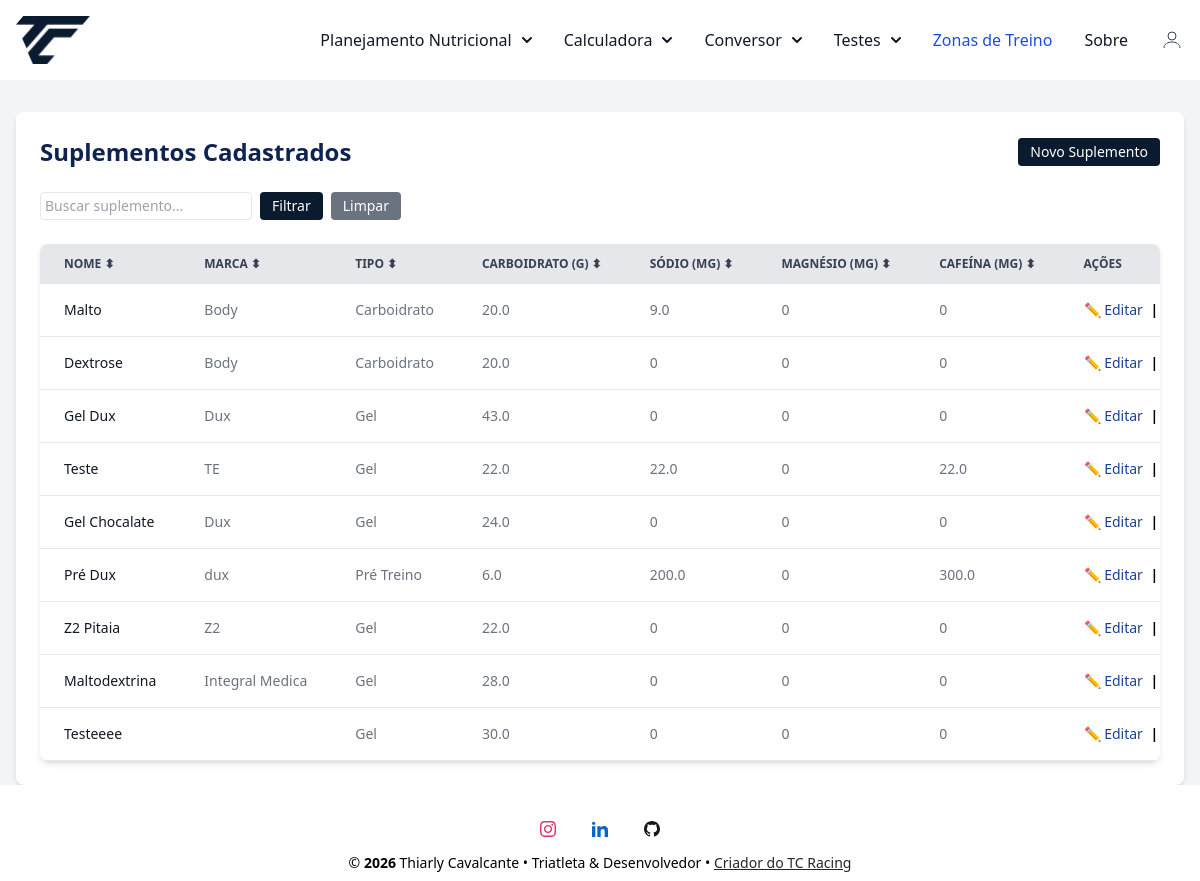
Page /suplementos (signed in) on the committed database.
### conversor/models.py (models this page shows, shortened)
class Suplemento(database.Model):
    __tablename__ = 'suplementos'
    id = database.Column(database.Integer, primary_key=True)
    user_id = database.Column(database.Integer, database.ForeignKey('user.id'), nullable=False)
    nome = database.Column(database.String(100), nullable=False)
    tipo = database.Column(database.String(50), nullable=False)
    marca = database.Column(database.String(50))
    gramas_por_porcao = database.Column(database.Float)
    descricao_porcao = database.Column(database.String(50))
    carbo = database.Column(database.Float)
    gordura_saturada = database.Column(database.Float)
    fibras_alimentares = database.Column(database.Float)
    sodio = database.Column(database.Float)
    magnesio = database.Column(database.Float)
    potassio = database.Column(database.Float)
    calcio = database.Column(database.Float)
    cloro = database.Column(database.Float)
    fosforo = database.Column(database.Float)
    zinco = database.Column(database.Float)
    cafeina = database.Column(database.Float)
    taurina = database.Column(database.Float)
    beta_alanina = database.Column(database.Float)
    citrulina = database.Column(database.Float)
    creatina = database.Column(database.Float)
    coq10 = database.Column(database.Float)
    carnitina = database.Column(database.Float)
    leucina = database.Column(database.Float)
    isoleucina = database.Column(database.Float)
    valina = database.Column(database.Float)
    arginina = database.Column(database.Float)
    niacina = database.Column(database.Float)
    vit_b1 = database.Column(database.Float)
    vit_b2 = database.Column(database.Float)
    vit_b3 = database.Column(database.Float)
    vit_b5 = database.Column(database.Float)
    vit_b6 = database.Column(database.Float)
    vit_b7 = database.Column(database.Float)
    vit_b9 = database.Column(database.Float)
    vit_b12 = database.Column(database.Float)
    vit_c = database.Column(database.Float)
    vit_e = database.Column(database.Float)
    vit_ferro = database.Column(database.Float)
    vit_d = database.Column(database.Float)
    acido_pantotenico = database.Column(database.Float)
    acido_folico = database.Column(database.Float)
    tirosina = database.Column(database.Float)
    colina = database.Column(database.Float)
    vitamina_d = database.Column(database.Float)
    acido_pantotenico = database.Column(database.Float)
    acido_folico = database.Column(database.Float)
    tirosina = database.Column(database.Float)
    comentario = database.Column(database.Text)  # campo livre para observações
    ingredientes = database.Column(database.Text)  # composição ou descrição dos ingredientes

### conversor/router.py (the view)
@app.route('/suplementos')
@login_required
def listar_suplementos():
    filtro = request.args.get('filtro', '')
    ordenar = request.args.get('ordenar', '')
    direcao = request.args.get('direcao', 'desc')
    query = Suplemento.query #Suplemento.query.filter_by(user_id=current_user.id)  # 👈 só do usuário logado
    if filtro:
        query = query.filter(
            Suplemento.nome.ilike(f'%{filtro}%') | Suplemento.tipo.ilike(f'%{filtro}%')
        )
    if ordenar == 'carbo':
        query = query.order_by(Suplemento.carbo.asc() if direcao == 'asc' else Suplemento.carbo.desc())
    elif ordenar == 'sodio':
        query = query.order_by(Suplemento.sodio.asc() if direcao == 'asc' else Suplemento.sodio.desc())
    suplementos = query.all()
    return render_template(
        'listar_suplementos.html',
        suplementos=suplementos,
        filtro=filtro,
        ordenar=ordenar,
        direcao=direcao
    )

### conversor/models.py (called while the page is built)
@login_manager.user_loader
def load_user(user_id):
    return User.query.get(int(user_id))

### conversor/templates/listar_suplementos.html (shortened to what this page needs)
{% extends "base.html" %}
{% block content %}
<div class="flex flex-col items-center justify-center mt-8 px-4">
    <div class="w-full max-w-8xl p-6 bg-white rounded-lg shadow-md">
        <div class="flex flex-col sm:flex-row justify-between items-center mb-6 gap-4">
            <h1 class="text-2xl font-bold title-nave">Suplementos Cadastrados</h1>
            <a href="{{ url_for('novo_suplemento') }}" class="btn-nave text-white px-3 py-1 text-sm rounded text-center">
                Novo Suplemento
            </a>
        </div>
        <form method="GET" class="flex flex-col sm:flex-row flex-wrap gap-2 mb-6 w-full">
          <input type="text" id="busca" placeholder="Buscar suplemento..." onkeyup="filtrarTabela()" class="border text-sm px-1 py-0.5 rounded w-full sm:w-auto">
            <button type="submit" class="btn-nave text-white px-3 py-1 text-sm rounded  w-full sm:w-auto">
                Filtrar
            </button>
            <a href="{{ url_for('listar_suplementos') }}" class="bg-gray-500 text-white px-3 py-1 text-sm rounded hover:bg-gray-700 w-full sm:w-auto text-center">
                Limpar
            </a>
        </form>
        {% if suplementos %}
        <div class="relative overflow-x-auto shadow-md sm:rounded-lg">
            <table class="w-full text-sm text-left rtl:text-right text-gray-500 dark:text-gray-400">
              <thead class="text-xs text-gray-700 uppercase bg-gray-200 dark:bg-gray-700 dark:text-gray-400">
                <tr>
                  <th scope="col" class="px-6 py-3 whitespace-nowrap truncate cursor-pointer" onclick="sortTable(0)">Nome ⬍</th>
                  <th scope="col" class="px-6 py-3 whitespace-nowrap truncate cursor-pointer" onclick="sortTable(1)">Marca ⬍</th>
                  <th scope="col" class="px-6 py-3 whitespace-nowrap truncate cursor-pointer" onclick="sortTable(2)">Tipo ⬍</th>
                  <th scope="col" class="px-6 py-3 whitespace-nowrap truncate cursor-pointer" onclick="sortTable(3, true)">Carboidrato (g) ⬍</th>
                  <th scope="col" class="px-6 py-3 whitespace-nowrap truncate cursor-pointer" onclick="sortTable(4, true)">Sódio (mg) ⬍</th>
                  <th scope="col" class="px-6 py-3 whitespace-nowrap truncate cursor-pointer" onclick="sortTable(5, true)">Magnésio (mg) ⬍</th>
                  <th scope="col" class="px-6 py-3 whitespace-nowrap truncate cursor-pointer" onclick="sortTable(6, true)">Cafeína (mg) ⬍</th>
                  <th scope="col" class="px-6 py-3 whitespace-nowrap truncate cursor-pointer">Ações</th>
                </tr>
              </thead>
                <tbody>
                    {% for suplemento in suplementos %}
                    <tr class="bg-white border-b dark:bg-gray-800 dark:border-gray-700 border-gray-200">
                        <th scope="row" class="px-6 py-4 font-medium text-gray-900 whitespace-nowrap dark:text-white whitespace-nowrap">{{ suplemento.nome }}</th>
                        <td class="px-6 py-4 whitespace-nowrap">{{ suplemento.marca }}</td>
                        <td class="px-6 py-4 whitespace-nowrap">{{ suplemento.tipo }}</td>
                        <td class="px-6 py-4 whitespace-nowrap">{{ suplemento.carbo or 0 }}</td>
                        <td class="px-6 py-4 whitespace-nowrap">{{ suplemento.sodio or 0 }}</td>
                        <td class="px-6 py-4 whitespace-nowrap">{{ suplemento.magnesio or 0 }}</td>
                        <td class="px-6 py-4 whitespace-nowrap">{{ suplemento.cafeina or 0 }}</td>
                        <td class="px-6 py-4 whitespace-nowrap">
                            <a href="{{ url_for('editar_suplemento', id=suplemento.id) }}" class="resumo-nave text-sm hover:underline">✏️ Editar</a>
                            <span class="mx-1">|</span>
                        </td>
                    </tr>
                    {% endfor %}
                </tbody>
            </table>
        </div>
        {% else %}
        <p class="text-center text-gray-500">Nenhum suplemento cadastrado ainda.</p>
        {% endif %}
    </div>
</div>
{% endblock %}

### conversor/templates/base.html (shortened to what this page needs)
<!DOCTYPE html>
<html lang="pt">
<head>
    <link rel="stylesheet" href="https://cdnjs.cloudflare.com/ajax/libs/font-awesome/6.5.0/css/all.min.css">
    <link href="https://cdn.jsdelivr.net/npm/tom-select@2.3.1/dist/css/tom-select.css" rel="stylesheet">
    <script src="https://cdn.tailwindcss.com"></script>
    <link rel="stylesheet" href="{{ url_for('static', filename='css/style.css') }}">
</head>
<body>
    {% include 'navbar.html' %}
    <div class="content">
    {% block content %}
    {% endblock %}
    </div>
<footer class="w-full bg-white text-center text-black">
    <div class="pt-9 w-full">
      <div class="mb-2 flex justify-center">
        <a href="https://www.instagram.com/thiarly_tc/" target="_blank" class="mr-9 text-neutral-800 dark:text-neutral-200" aria-label="Instagram">
        </a>
        <a href="https://www.linkedin.com/in/thiarly-cavalcante-b0aa6056/" target="_blank" class="mr-9 text-neutral-800 dark:text-neutral-200" aria-label="Linkedin">
        </a>
        <a href="https://github.com/thiarly" target="_blank" class="text-neutral-800 dark:text-neutral-200" aria-label="Github">
        </a>
      </div>
    </div>
<div class="w-full text-sm bg-white p-2 text-center text-black ">
  &copy; <span id="copyrightYear"></span> Thiarly Cavalcante • Triatleta & Desenvolvedor •
  <a
    class="text-neutral-800 dark:text-neutral-400 underline hover:text-blue-500"
    href="https://tccavalcante.com" target="_blank"
  >
    Criador do TC Racing
  </a>
</div>
  </footer>
</body>
</html>

### conversor/templates/navbar.html (shortened to what this page needs)
<!DOCTYPE html>
<html lang="en">
<head>
    <script src="https://cdn.tailwindcss.com"></script>
</head>
<body class="bg-gray-100">
<nav class="bg-white border-gray-200">
  <div class="max-w-screen-xl flex flex-wrap items-center justify-between mx-auto p-4">
    <a href="{{url_for('zonas')}}" class="flex items-center">
      <img src="{{ url_for('static', filename='image/logotc-navbar.png')}}" class="h-12 mr-3 " alt="Flowbite Logo" />
    </a>
    <div class="hidden w-full md:block md:w-auto" id="divNav">
      <ul class="flex flex-col font-medium p-4 md:p-0 mt-4 border border-gray-100 rounded-lg bg-gray-50 md:space-x-8 rtl:space-x-reverse md:flex-row md:mt-0 md:border-0 md:bg-white md">
        <li class="relative">
          <button id="dropdownNavbarLink4" data-dropdown-toggle="dropdownNavbar" class="flex items-center justify-between w-full py-2 px-3 text-gray-900 rounded hover:bg-gray-100 md:hover:bg-transparent md:border-0 md:hover:text-blue-700 md:p-0 md:w-auto ">Planejamento Nutricional <svg class="w-2.5 h-2.5 ms-2.5" aria-hidden="true" xmlns="http://www.w3.org/2000/svg" fill="none" viewBox="0 0 10 6">
    <path stroke="currentColor" stroke-linecap="round" stroke-linejoin="round" stroke-width="2" d="m1 1 4 4 4-4"/>
    </svg></button>
      </li>
        <li class="relative">
            <button id="dropdownNavbarLink1" data-dropdown-toggle="dropdownNavbar" class="flex items-center justify-between w-full py-2 px-3 text-gray-900 rounded hover:bg-gray-100 md:hover:bg-transparent md:border-0 md:hover:text-blue-700 md:p-0 md:w-auto ">Calculadora <svg class="w-2.5 h-2.5 ms-2.5" aria-hidden="true" xmlns="http://www.w3.org/2000/svg" fill="none" viewBox="0 0 10 6">
    <path stroke="currentColor" stroke-linecap="round" stroke-linejoin="round" stroke-width="2" d="m1 1 4 4 4-4"/>
  </svg></button>
        </li>
        <li class="relative">
          <button id="dropdownNavbarLink2" data-dropdown-toggle="dropdownNavbar" class="flex items-center justify-between w-full py-2 px-3 text-gray-900 rounded hover:bg-gray-100 md:hover:bg-transparent md:border-0 md:hover:text-blue-700 md:p-0 md:w-auto ">Conversor <svg class="w-2.5 h-2.5 ms-2.5" aria-hidden="true" xmlns="http://www.w3.org/2000/svg" fill="none" viewBox="0 0 10 6">
  <path stroke="currentColor" stroke-linecap="round" stroke-linejoin="round" stroke-width="2" d="m1 1 4 4 4-4"/>
</svg></button>
      </li>
      <li class="relative">
        <button id="dropdownNavbarLink3" data-dropdown-toggle="dropdownNavbar" class="flex items-center justify-between w-full py-2 px-3 text-gray-900 rounded hover:bg-gray-100 md:hover:bg-transparent md:border-0 md:hover:text-blue-700 md:p-0 md:w-auto ">Testes <svg class="w-2.5 h-2.5 ms-2.5" aria-hidden="true" xmlns="http://www.w3.org/2000/svg" fill="none" viewBox="0 0 10 6">
<path stroke="currentColor" stroke-linecap="round" stroke-linejoin="round" stroke-width="2" d="m1 1 4 4 4-4"/>
</svg></button>
    </li>
        <li>
          <a href="zonas" class="block py-2 px-3 text-white bg-blue-700 rounded md:bg-transparent md:text-blue-700 md:p-0 " aria-current="page">Zonas de Treino</a>
        </li>
        <li>
          <a href="sobre" class="block py-2 px-3 text-gray-900 rounded hover:bg-gray-100 md:hover:bg-transparent md:border-0 md:hover:text-blue-700 md:p-0">Sobre</a>
        </li>
        {% if current_user.is_authenticated %}
        <li class="relative">
          <button id="userDropdown" class="flex items-center space-x-2 text-gray-700 ">
            <svg xmlns="http://www.w3.org/2000/svg" class="w-6 h-6" fill="none" viewBox="0 0 24 24" stroke="currentColor">
              <circle cx="12" cy="8" r="4" />
              <path d="M4 20c0-4 4-6 8-6s8 2 8 6" />
            </svg>
          </button>
        </li>
        {% endif %}
    </div>
  </div>
</nav>
</body>
</html>

### conversor/static/css/style.css (style rules this page uses)
span { color: black; font-weight: bold; }
html { height: 100%; }
body { display: flex; flex-direction: column; min-height: 100vh; margin: 0; }
.content { flex: 1 0 auto; }
footer { flex-shrink: 0; }
.btn-nave { background-color: #0a1a2f; color: white; }
.title-nave { position: relative; display: inline-block; color: #0F2351; font-weight: 700; }
.title-nave::after { content: ""; position: absolute; width: 0; height: 3px; left: 0; bottom: -4px; background-color: #0a1a2f; transition: width 0.3s ease; }
.resumo-nave { color: #1b4094; }

### rows in the picture
Suplemento: nome "Malto", marca "Body", tipo "Carboidrato", carbo "20.0", sodio "9.0", magnesio "0", cafeina "0"
Suplemento: nome "Dextrose", marca "Body", tipo "Carboidrato", carbo "20.0", sodio "0", magnesio "0", cafeina "0"
Suplemento: nome "Gel Dux", marca "Dux", tipo "Gel", carbo "43.0", sodio "0", magnesio "0", cafeina "0"
Suplemento: nome "Teste", marca "TE", tipo "Gel", carbo "22.0", sodio "22.0", magnesio "0", cafeina "22.0"
Suplemento: nome "Gel Chocalate", marca "Dux", tipo "Gel", carbo "24.0", sodio "0", magnesio "0", cafeina "0"
Suplemento: nome "Pré Dux", marca "dux", tipo "Pré Treino", carbo "6.0", sodio "200.0", magnesio "0", cafeina "300.0"
Suplemento: nome "Z2 Pitaia", marca "Z2", tipo "Gel", carbo "22.0", sodio "0", magnesio "0", cafeina "0"
Suplemento: nome "Maltodextrina", marca "Integral Medica", tipo "Gel", carbo "28.0", sodio "0", magnesio "0", cafeina "0"
Suplemento: nome "Testeeee", tipo "Gel", carbo "30.0", sodio "0", magnesio "0", cafeina "0"
